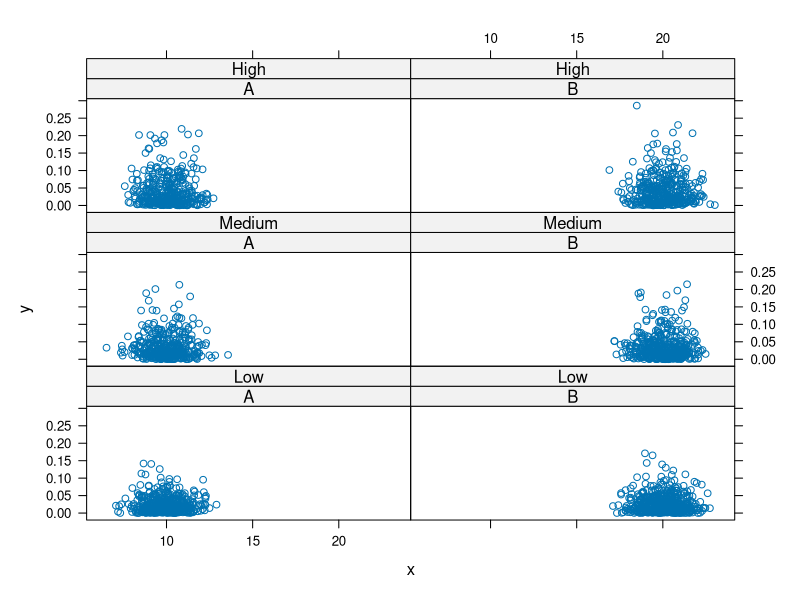

Recreate this plot in R.
sim =
function(a, b, n = rpois(1, a + b))
  data.frame(x = rnorm(n, a), y = rexp(n, b))


cond1 = c("A", "B")
cond2 = c("High", "Medium", "Low")

mu = c(A = 10, B = 20)
rate = c(High = 40, Medium = 30, Low = 24)

NumReplicates = 10
g = expand.grid(cond1, cond2)

ans = lapply(seq_len(nrow(g)),
              function(i) {
                 settings = g[i,]
                 replicate(NumReplicates, sim(mu[settings[1,1]], rate[settings[1,2]]), simplify = FALSE)
       })

tmp = unlist(ans, recursive = FALSE)
length(tmp)
table(sapply(tmp, class))

ans1 = do.call(rbind, tmp)

n = sapply(ans, function(x) sum(sapply(x, nrow)))
ans1$cond1 = rep(g[,1], n)
ans1$cond2 = ordered(rep(g[,2], n), labels = rev(cond2))

ans1$simNumber = unlist(sapply(ans, function(x) rep(seq(along = x), sapply(x, nrow))))
# Just check the results are sensible and correct
q1 = table(ans1$simNumber)
#  1   2   3   4   5   6   7   8   9  10 
#279 263 273 273 259 291 284 297 294 276 
q2 = sapply(ans, function(x) sapply(x, nrow))
#     [,1] [,2] [,3] [,4] [,5] [,6]
# [1,]   46   55   43   57   28   50
# [2,]   41   62   41   49   27   43
# [3,]   50   55   35   53   29   51
# [4,]   50   62   32   41   41   47
# [5,]   53   58   29   54   22   43
# [6,]   60   68   33   49   27   54
# [7,]   46   58   47   49   37   47
# [8,]   53   77   33   50   41   43
# [9,]   49   63   43   52   36   51
#[10,]   49   57   46   40   32   52
q3 = rowSums(sapply(ans, function(x) sapply(x, nrow)))
stopifnot(all(q1 == q3))

library(lattice)
xyplot(y ~ x | cond1 + cond2, ans1)
